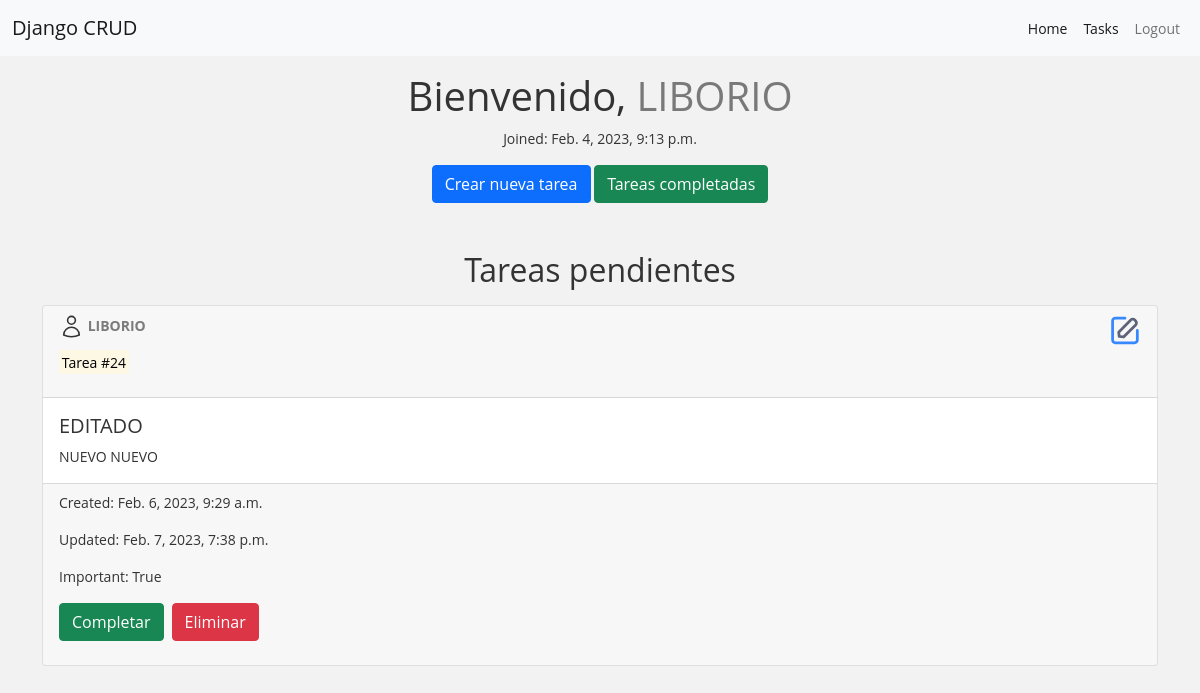
Page /tasks/ (signed in) on the committed database.
### tasks/models.py (models this page shows, shortened)
class Task(models.Model):
    title = models.CharField(max_length=100)
    description = models.TextField(blank=True)
    created = models.DateTimeField(auto_now_add=True)
    datecompleted = models.DateTimeField(null=True)
    updated = models.DateTimeField(auto_now=True)
    important = models.BooleanField(default=False)
    user = models.ForeignKey(User, on_delete=models.CASCADE)

### tasks/views.py (the view)
# urls.py: path('tasks/', views.tasks, name='tasks'),
@login_required
def tasks(request):
    tasks = Task.objects.filter(user=request.user, datecompleted__isnull=True).order_by('-created')
    return render(request, 'tasks.html', {
        'tasks': tasks
    })

### tasks/templates/tasks.html (shortened to what this page needs)
{% extends '_base.html' %}
{% block content %}
    <header class="heading-text mt-3 mb-5 text-center">
        <h1>Bienvenido, <span class="text-uppercase text-black-50">{{ user.username }}</span></h1>
        <p>Joined: {{ user.date_joined }}</p>
        <a class="btn btn-primary" href="{% url 'create' %}">Crear nueva tarea</a>
        <a class="btn btn-success" href="{% url 'completeList' %}">Tareas completadas</a>
    </header>
    <div class="container">
        <div class="row">
            <div class="col-12">
                {% if request.get_full_path == '/tasks/completelist' %}
                    <h2 class="heading-text mb-3 text-center fw-normal">Tareas completadas</h2>
                {% else %}
                    <h2 class="heading-text mb-3 text-center fw-normal">Tareas pendientes</h2>
                {% endif %}
            </div>
        </div>
        {% for task in tasks %}
            <div class="card mb-5">
                <div class="card-header d-flex justify-content-between">
                    <div>
                        <p class="text-black-50 text-uppercase fw-bold d-inline-flex">{{ task.user }}</p>
                        <p>
                            <mark>Tarea #{{ task.id }}</mark>
                        </p>
                    </div>
                    {% if request.get_full_path == '/tasks/' %}
                        <div class="hidden">
                            <a class="text-decoration-none" href="{% url 'task_detail' task.id %}">
                            </a>
                        </div>
                    {% endif %}
                </div>
                <div class="card-body">
                    <h5 class="card-title">{{ task.title }}</h5>
                    <p class="card-text">{{ task.description }}</p>
                </div>
                <div class="card-footer">
                    <p>Created: {{ task.created }}</p>
                    <p>Updated: {{ task.updated }}</p>
                    <p>Important: {{ task.important }}</p>
                    <div class="d-inline-flex">
                        {% if task.datecompleted %}
                            <p>Completed: {{ task.datecompleted }}</p>
                        {% else %}
                            <form action="{% url 'task_complete' task.id %}" method="POST">
                                <p>
                                    <button href="" class="btn btn-success" type="submit">Completar</button>
                                </p>
                            </form>
                        {% endif %}
                        <form class="ms-2" action="{% url 'task_delete' task.id %}" method="POST">
                            <p>
                                <button href="" class="btn btn-danger" type="submit">Eliminar</button>
                            </p>
                        </form>
                    </div>
                </div>
            </div>
        {% endfor %}
    </div>
{% endblock %}

### tasks/templates/_base.html (shortened to what this page needs)
{% load static %}
<!DOCTYPE html>
<html lang="en">
<head>
    <link href="https://cdn.jsdelivr.net/npm/bootstrap@5.0.2/dist/css/bootstrap.min.css" rel="stylesheet">
    <link rel="stylesheet" href="{% static 'global.css' %}">
</head>
<body>
<nav class="navbar navbar-expand-lg navbar-light bg-light">
    <div class="container-fluid">
        <a class="navbar-brand" href="#">Django CRUD</a>
        <div class="collapse navbar-collapse" id="navbarNav">
            <ul class="navbar-nav ms-auto flex-nowrap">
                <li class="nav-item">
                    <a class="nav-link active" aria-current="page" href="{% url 'home' %}">Home</a>
                </li>
                {% if user.is_authenticated %}
                    <li class="nav-item">
                        <a class="nav-link active" aria-current="page" href="{% url 'tasks' %}">Tasks</a>
                    </li>
                    <li class="nav-item">
                        <a class="nav-link" href="{% url 'logout' %}">Logout</a>
                    </li>
                {% endif %}
            </ul>
        </div>
    </div>
</nav>
{% block content %}
{% endblock %}
</body>
</html>

### tasks/staticfiles/global.css (style rules this page uses)
body { background-color: #f2f2f2; font-family: 'Open Sans', sans-serif; font-size: 14px; color: #333; margin: 0; padding: 0; }

### rows in the picture
Task: user "LIBORIO", id "24", title "EDITADO", description "NUEVO NUEVO", created "Feb. 6, 2023, 9:29 a.m.", updated "Feb. 7, 2023, 7:38 p.m.", important "True", shows "Completar"

### other values in the picture
{{ user.username }} "LIBORIO"
{{ user.date_joined }} "Feb. 4, 2023, 9:13 p.m."
